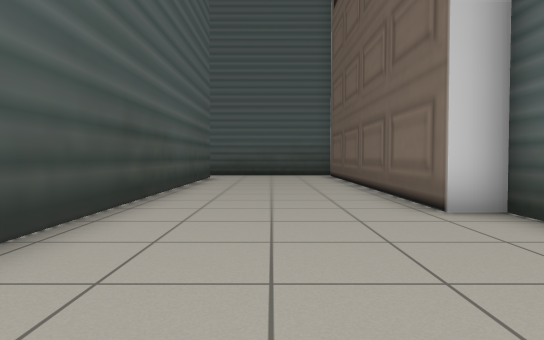
[1] (above)

17 first-person views from a walk through a robot-simulator world made for Gazebo. The camera is 0.72 m above the floor, tilts 2° down and sees 75° across. The floor is counted in squares, 1 m on a side. Each view is taken from the middle of a square. On the plan, view 1 faces up. The plan holds only what a view shows up to about 11 squares ahead; the rest is blank. The place goes on beyond the plan.

[2]
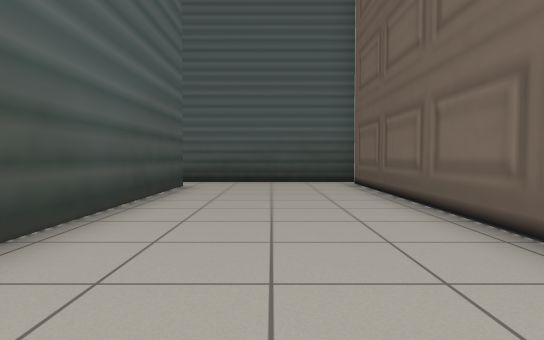

[3]
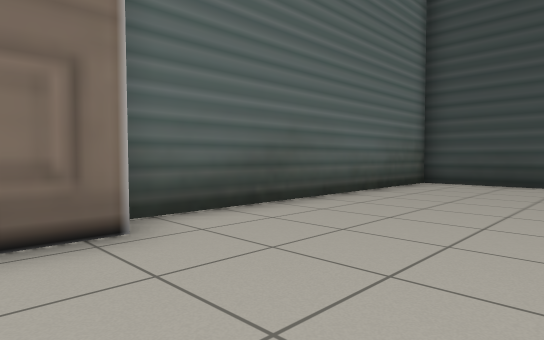

[4]
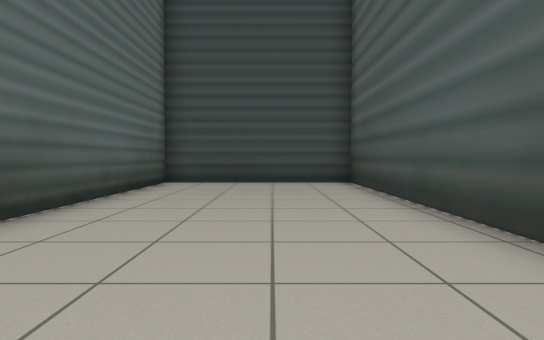

[5]
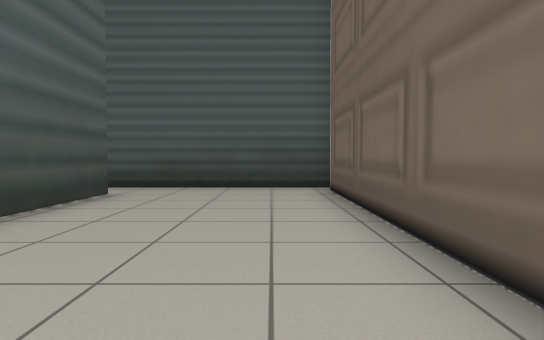

[6]
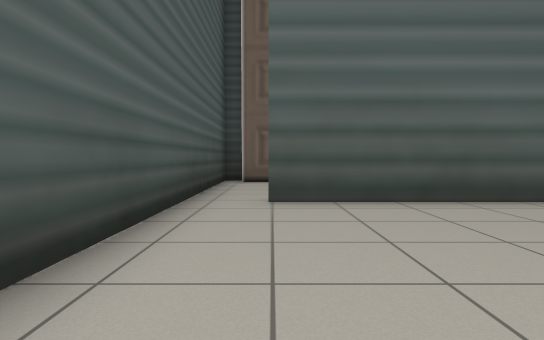

[7]
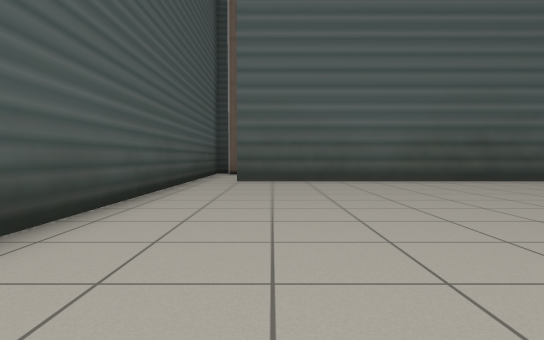

[8]
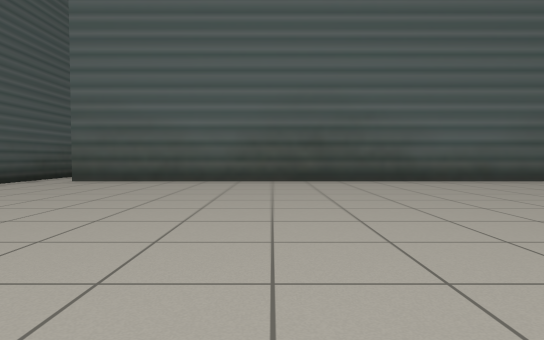

[9]
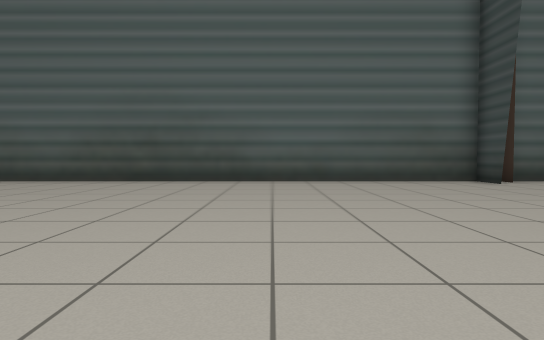

[10]
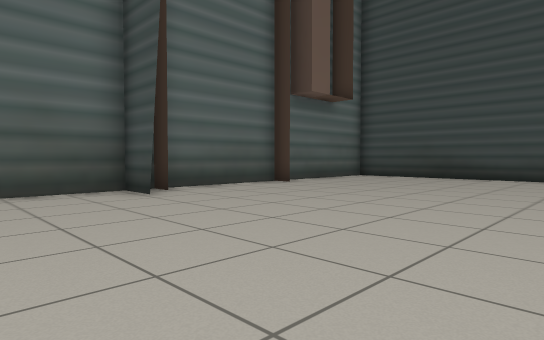

[11]
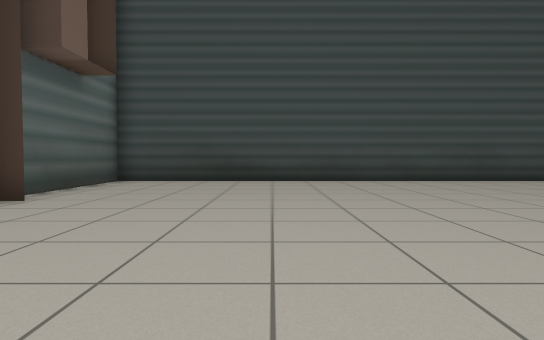

[12]
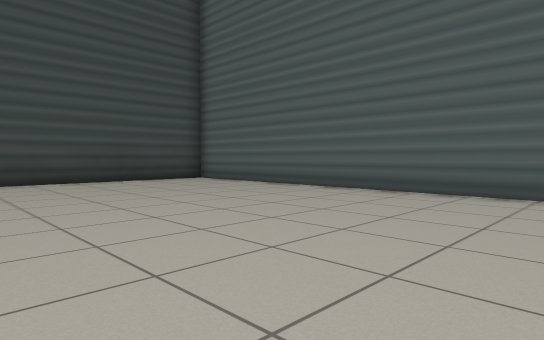

[13]
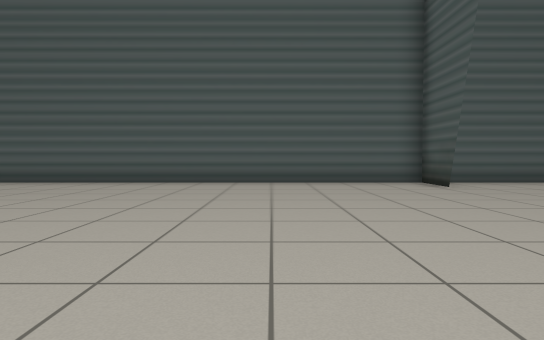

[14]
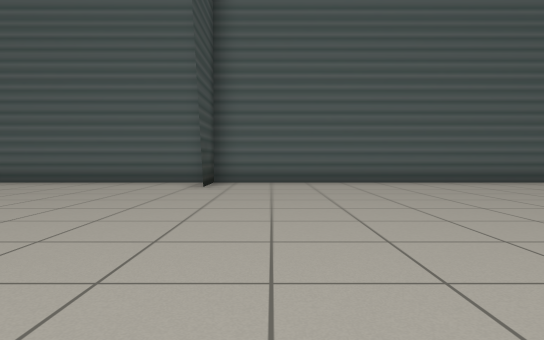

[15]
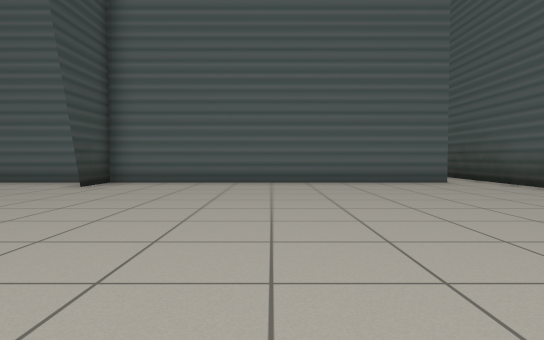

[16]
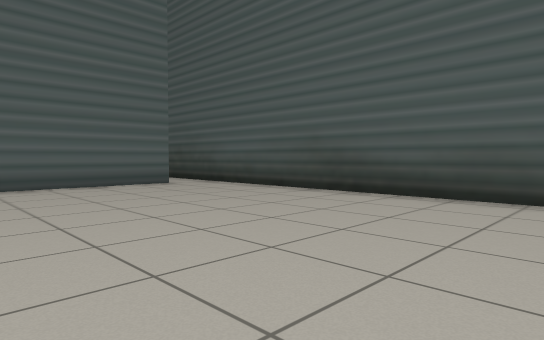

[17]
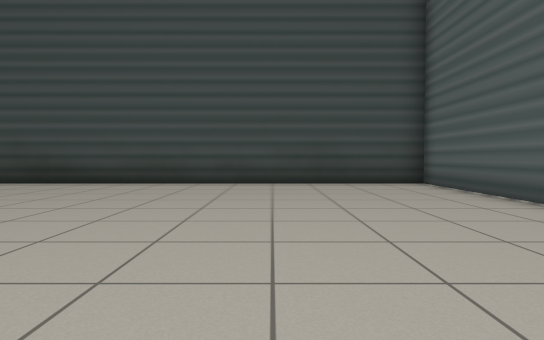

### Floor plan
Points are (right, up) in squares from view 1. A wall is a line through its corners. A room is listed if a view was taken in it or the views show most of it. See-through windows are left out.
Room 1 (views 1, 2, 3, 4, 5)
walls: (-2.3, 13.1) (-2.3, -4.2); (3, 14.5) (-2.5, 14.5); (-2.1, -4.2) (3.1, -4.2) (3.1, 4.6) (2.3, 4.6) (2.3, 13.9)
ways out: opening at (-2, 14) to room 2
Room 2 (views 6, 7, 8, 9, 10, 11, 12, 13, 14, 15, 16, 17)
walls: (-14.1, 3.3) (-16.3, 3.3) (-14.1, 3.3); (-3.8, -4.2) (-2.1, -4.2); (-3, -4.9) (-2.2, -4.9); (-3, -8.8) (-2.3, -8.8); (-16.2, 13.1) (-16.2, -13.8) (-2.3, -13.8) (-2.3, 13.1); (-2.5, 14.5) (-17.1, 14.5)
ways out: opening at (-2, 14) to room 1; opening at (-16, 14)

Positions as (right, up) in squares from view 1, and headings:
1: (0, 0), facing up
2: (0, 4), facing up
3: (-1, 6), facing down-right
4: (0, 6), facing down
5: (1, 6), facing up
6: (-8, 13), facing right
7: (-13, 12), facing right
8: (-13, 7), facing right
9: (-13, 2), facing right
10: (-10, -1), facing down-right
11: (-7, -3), facing down
12: (-9, -3), facing down-left
13: (-6, -1), facing left
14: (-6, 5), facing left
15: (-6, 8), facing left
16: (-7, 8), facing up-left
17: (-12, -4), facing down
